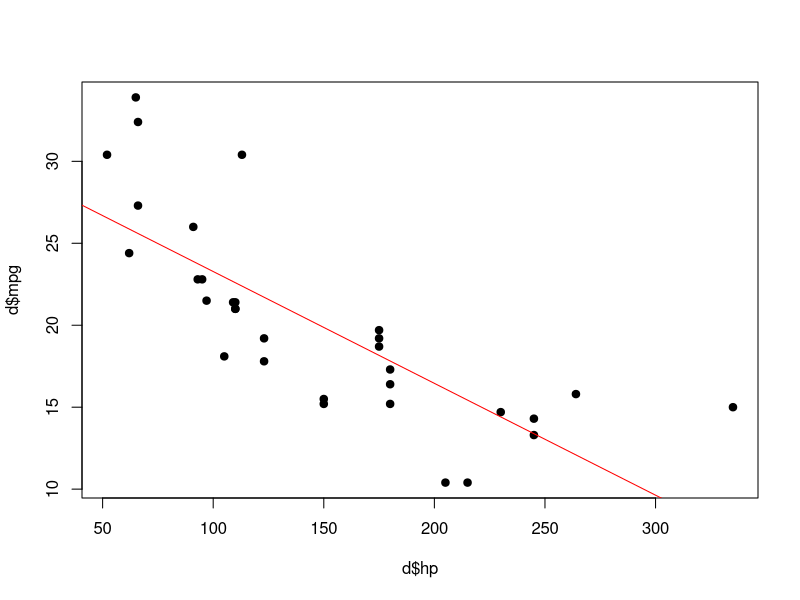
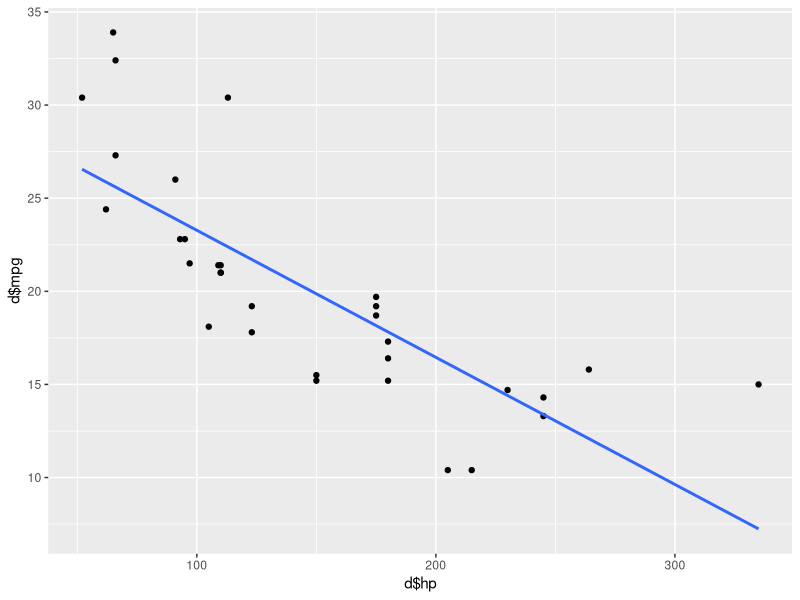

The R source for these figures, in order:

# For this lab, we will use the dataset mtcars
d <- mtcars

# Understand your dataset
?mtcars
head(d)
str(d)

# We are going to start with single-variable regression
# x = am (Whether the car is automatic or manual)
# y = mpg (Miles per gallon, which represents the fuel efficiency of the car)

fit <- lm(mpg ~ am, data = d)
summary(fit)

# Now let's try adding a few more variables
# x1 = am (Whether the car is automatic or manual)
# x2 = wt (Weight of car)
# x3 = hp (Horsepower of car)
# y = mpg (Miles per gallon, which represents the fuel efficiency of the car)

fit2 <- lm(mpg ~ am + wt + hp, data = d)
summary(fit2)

plot(y = d$mpg, x = d$hp, pch = 19)
fit3 <- lm(mpg ~ hp, data = d)
fit3$coefficients
abline(a = fit3$coefficients[1], b = fit3$coefficients[2], col = "red")  #Adds a line to your plot. It takes two arguments.
# Use ?abline to find out what it does

#How to get best-fit line in ggplot
library(ggplot2)
qplot(y = d$mpg, x = d$hp) +
  geom_smooth(method = "lm", se = FALSE)

